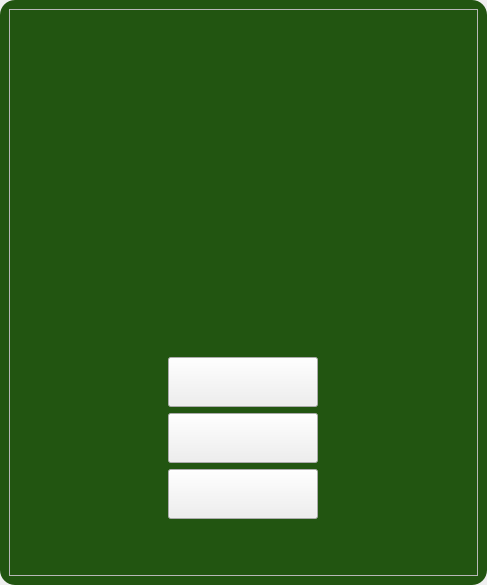
<?xml version="1.0" encoding="UTF-8"?>
<ui version="4.0">
 <class>Menu</class>
 <widget class="QMainWindow" name="Menu">
  <property name="geometry">
   <rect>
    <x>0</x>
    <y>0</y>
    <width>487</width>
    <height>585</height>
   </rect>
  </property>
  <property name="windowTitle">
   <string>Menu</string>
  </property>
  <property name="windowIcon">
   <iconset resource="resource.qrc">
    <normaloff>:/image/icon.png</normaloff>:/image/icon.png</iconset>
  </property>
  <property name="styleSheet">
   <string notr="true">QFrame#frame
{
background:#251;
border-radius:15px;
border-image: url(:/image/menu_back.jpg) 0 0 0 0 stretch stretch;
}
QMainWidget
{
background:#251;
border-radius:15px;
}</string>
  </property>
  <widget class="QWidget" name="centralwidget">
   <property name="enabled">
    <bool>true</bool>
   </property>
   <layout class="QGridLayout" name="gridLayout_2">
    <property name="leftMargin">
     <number>0</number>
    </property>
    <property name="topMargin">
     <number>0</number>
    </property>
    <property name="rightMargin">
     <number>0</number>
    </property>
    <property name="bottomMargin">
     <number>0</number>
    </property>
    <item row="0" column="0">
     <widget class="QFrame" name="frame">
      <property name="focusPolicy">
       <enum>Qt::NoFocus</enum>
      </property>
      <property name="acceptDrops">
       <bool>false</bool>
      </property>
      <property name="autoFillBackground">
       <bool>false</bool>
      </property>
      <property name="styleSheet">
       <string notr="true">QPushButton
{

}
QPushButton#pushButton
{
border-image: url(:/image/play.png) 0 0 0 0 stretch stretch;
}
QPushButton#pushButton_2
{
border-image: url(:/image/record.png) 0 0 0 0 stretch stretch;
}
QPushButton#pushButton_3
{
border-image: url(:/image/exit.png) 0 0 0 0 stretch stretch;
}

QPushButton#pushButton_4 {
    color: orange; 
    background-color: rgba(0, 0, 0, 0); 
    border: none; 
	border-image: url(:/image/titre.png) 0 0 0 0 stretch stretch;

}

QPushButton#pushButton_4:hover {
    color: yellow; 
}</string>
      </property>
      <property name="frameShape">
       <enum>QFrame::StyledPanel</enum>
      </property>
      <property name="frameShadow">
       <enum>QFrame::Raised</enum>
      </property>
      <layout class="QGridLayout" name="gridLayout_3">
       <item row="0" column="0">
        <widget class="QFrame" name="frame_2">
         <property name="frameShape">
          <enum>QFrame::StyledPanel</enum>
         </property>
         <property name="frameShadow">
          <enum>QFrame::Raised</enum>
         </property>
         <layout class="QGridLayout" name="gridLayout">
          <property name="leftMargin">
           <number>0</number>
          </property>
          <property name="topMargin">
           <number>0</number>
          </property>
          <property name="rightMargin">
           <number>0</number>
          </property>
          <property name="bottomMargin">
           <number>0</number>
          </property>
          <property name="horizontalSpacing">
           <number>0</number>
          </property>
          <item row="3" column="0">
           <widget class="QPushButton" name="pushButton_3">
            <property name="maximumSize">
             <size>
              <width>150</width>
              <height>50</height>
             </size>
            </property>
            <property name="text">
             <string/>
            </property>
           </widget>
          </item>
          <item row="2" column="0">
           <widget class="QPushButton" name="pushButton_2">
            <property name="maximumSize">
             <size>
              <width>150</width>
              <height>50</height>
             </size>
            </property>
            <property name="text">
             <string/>
            </property>
           </widget>
          </item>
          <item row="4" column="0">
           <widget class="QPushButton" name="pushButton_4">
            <property name="maximumSize">
             <size>
              <width>150</width>
              <height>50</height>
             </size>
            </property>
            <property name="text">
             <string/>
            </property>
           </widget>
          </item>
          <item row="1" column="0">
           <widget class="QPushButton" name="pushButton">
            <property name="maximumSize">
             <size>
              <width>150</width>
              <height>50</height>
             </size>
            </property>
            <property name="text">
             <string/>
            </property>
           </widget>
          </item>
          <item row="0" column="0" alignment="Qt::AlignHCenter">
           <widget class="QLabel" name="label">
            <property name="text">
             <string/>
            </property>
            <property name="pixmap">
             <pixmap resource="resource.qrc">:/image/icon.png</pixmap>
            </property>
           </widget>
          </item>
         </layout>
        </widget>
       </item>
      </layout>
     </widget>
    </item>
   </layout>
  </widget>
 </widget>
 <resources>
  <include location="resource.qrc"/>
 </resources>
 <connections/>
</ui>
